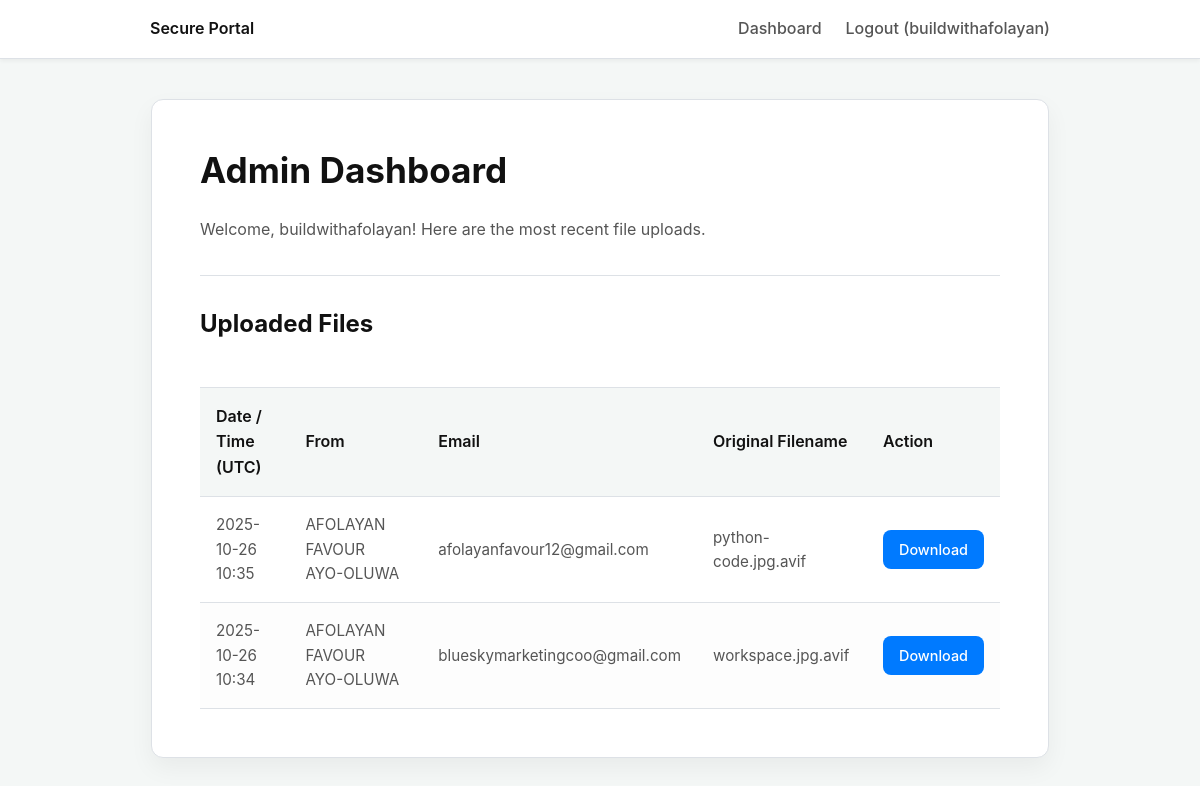
The app's page /admin/dashboard (signed in), older data.
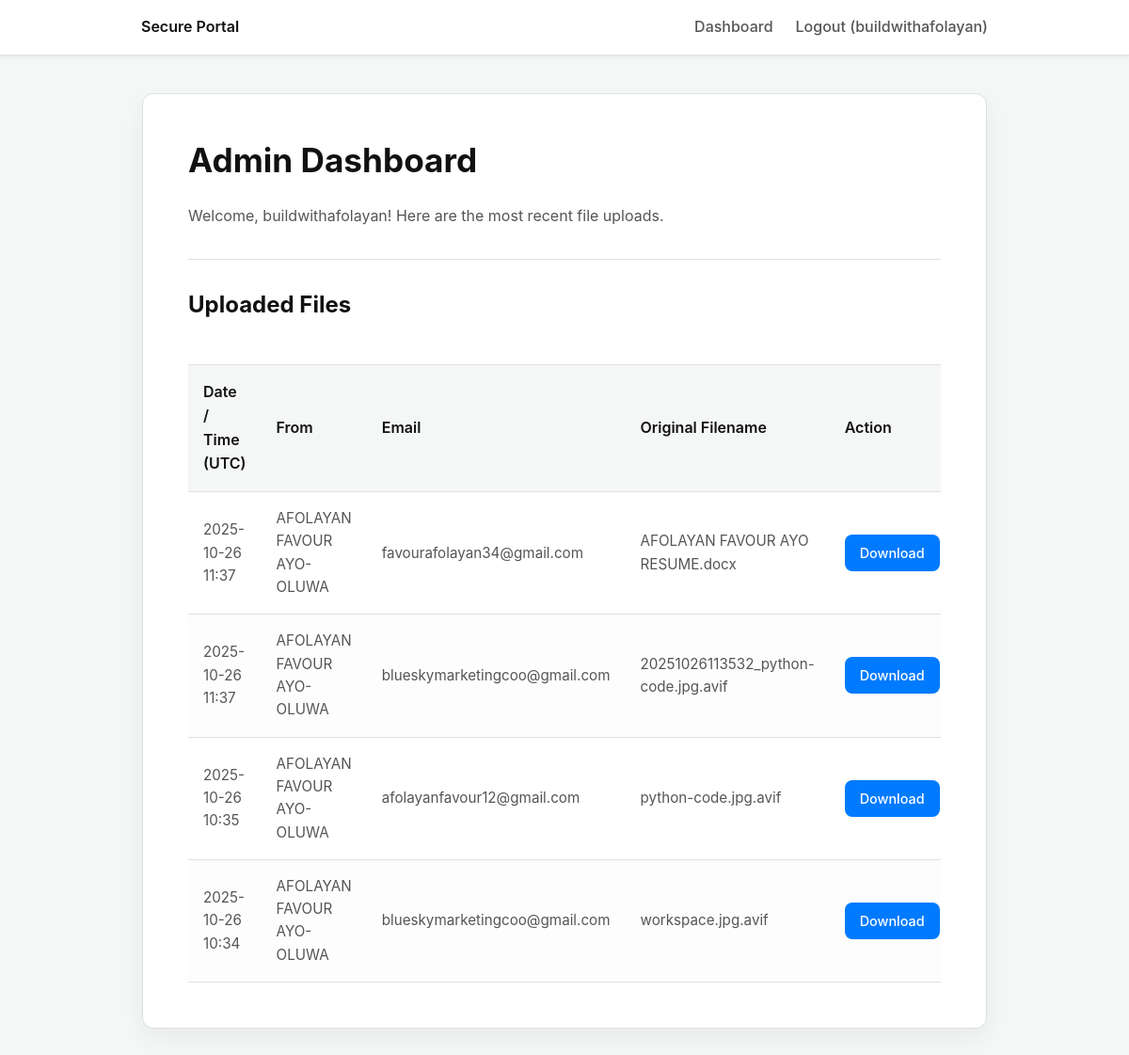
The same page, newer data.
### app.py (models this page shows, shortened)
class User(db.Model, UserMixin):
    id = db.Column(db.Integer, primary_key=True)
    username = db.Column(db.String(80), unique=True, nullable=False)
    password_hash = db.Column(db.String(60), nullable=False)

class FileUpload(db.Model):
    id = db.Column(db.Integer, primary_key=True)
    client_name = db.Column(db.String(100), nullable=False)
    client_email = db.Column(db.String(100), nullable=False)
    original_filename = db.Column(db.String(255), nullable=False)
    saved_filename = db.Column(db.String(255), nullable=False, unique=True)
    upload_timestamp = db.Column(db.DateTime, nullable=False, default=datetime.utcnow)

### app.py (the view)
@app.route('/admin/dashboard')
@login_required
def dashboard():
    all_files = FileUpload.query.order_by(FileUpload.upload_timestamp.desc()).all()
    return render_template('dashboard.html', files=all_files)

### app.py (called while the page is built)
@login_manager.user_loader
def load_user(user_id):
    return User.query.get(int(user_id))

### templates/dashboard.html (shortened to what this page needs)
{% extends "base.html" %}
{% block content %}
    <h1>Admin Dashboard</h1>
    <p>Welcome, {{ current_user.username }}! Here are the most recent file uploads.</p>
    <hr>
    <h2>Uploaded Files</h2>
    <div style="overflow-x:auto;"> <table>
            <thead>
                <tr>
                    <th>Date / Time (UTC)</th>
                    <th>From</th>
                    <th>Email</th>
                    <th>Original Filename</th>
                    <th>Action</th>
                </tr>
            </thead>
            <tbody>
                {% for file in files %}
                <tr>
                    <td>{{ file.upload_timestamp.strftime('%Y-%m-%d %H:%M') }}</td>
                    <td>{{ file.client_name }}</td>
                    <td>{{ file.client_email }}</td>
                    <td>{{ file.original_filename }}</td>
                    <td>
                        <a href="{{ url_for('download_file', filename=file.saved_filename) }}" class="btn">
                            Download
                        </a>
                    </td>
                </tr>
                {% else %}
                <tr>
                    <td colspan="5" style="text-align: center;">No files have been uploaded yet.</td>
                </tr>
                {% endfor %}
            </tbody>
        </table>
    </div>
{% endblock %}

### templates/base.html (shortened to what this page needs)
<!DOCTYPE html>
<html lang="en">
<head>
    <link rel="stylesheet" href="{{ url_for('static', filename='style.css') }}">
</head>
<body>
    <nav>
        <div class="container">
            <a href="{{ url_for('upload_file') }}">Secure Portal</a>
            <ul>
                {% if current_user.is_authenticated %}
                    <li><a href="{{ url_for('dashboard') }}">Dashboard</a></li>
                    <li><a href="{{ url_for('logout') }}">Logout ({{ current_user.username }})</a></li>
                {% else %}
                    <li><a href="{{ url_for('upload_file') }}">Upload</a></li>
                    <li><a href="{{ url_for('login') }}">Admin Login</a></li>
                {% endif %}
            </ul>
        </div>
    </nav>
    <div class="content-wrapper">
        {% block content %}{% endblock %}
    </div>
</body>
</html>

### static/style.css (style rules this page uses)
:root { --background: #f4f7f6; --card-bg: #ffffff; --border: #dde1e6; --text: #555555; --heading: #111111; --accent: #007aff; --accent-hover: #0056b3; --success-bg: #e6f7ec; --success-text: #228b22; --success-border: #b7e1cd; --error-bg: #fbebeb; --error-text: #c0392b; --error-border: #f1c0c0; --info-bg: #e5f3ff; --info-text: #007aff; --info-border: #b8d9f9; }
body { font-family: -apple-system, BlinkMacSystemFont, "Segoe UI", Roboto, sans-serif; line-height: 1.6; background: var(--background); color: var(--text); margin: 0; padding: 0; }
h1, h2 { color: var(--heading); margin-top: 0; line-height: 1.3; }
h1 { font-size: 2.2rem; }
h2 { font-size: 1.5rem; margin-bottom: 1.5rem; }
p { color: var(--text); margin-top: 0; margin-bottom: 1.5rem; }
a { color: var(--accent); text-decoration: none; transition: color 0.2s; }
hr { border: none; border-top: 1px solid var(--border); margin: 2rem 0; }
nav { background: var(--card-bg); border-bottom: 1px solid var(--border); padding: 1rem 0; box-shadow: 0 2px 4px rgba(0,0,0,0.05); }
nav .container { max-width: 900px; margin: 0 auto; display: flex; justify-content: space-between; align-items: center; padding: 0 1rem; }
nav a { color: var(--heading); font-weight: 600; }
nav ul { list-style: none; margin: 0; padding: 0; display: flex; gap: 1.5rem; }
nav ul a { color: var(--text); font-weight: 500; transition: color 0.2s; }
.content-wrapper { max-width: 800px; margin: 2.5rem auto; padding: 3rem; background: var(--card-bg); border-radius: 12px; border: 1px solid var(--border); box-shadow: 0 10px 25px rgba(0, 0, 0, 0.05); }
.btn { display: inline-block; width: 100%; box-sizing: border-box; padding: 0.9rem 1.8rem; background: var(--accent); color: #fff; border: none; cursor: pointer; text-decoration: none; border-radius: 8px; font-size: 1rem; font-weight: 600; text-align: center; transition: background-color 0.2s, transform 0.1s; }
table { width: 100%; border-collapse: collapse; margin-top: 1.5rem; }
th, td { padding: 1rem; border-bottom: 1px solid var(--border); text-align: left; vertical-align: middle; }
th { border-top: 1px solid var(--border); background: var(--background); color: var(--heading); font-weight: 600; }
tbody tr:nth-child(even) { background: #fdfdfd; }
td { font-size: 0.95rem; color: var(--text); }
td .btn { width: auto; padding: 0.5rem 1rem; font-size: 0.9rem; font-weight: 500; }

Row changes from the older to the newer data that the page shows:
added FileUpload: upload_timestamp "2025-10-26 11:37", client_name "AFOLAYAN FAVOUR AYO-OLUWA", client_email "favourafolayan34@gmail.com", original_filename "AFOLAYAN FAVOUR AYO RESUME.docx"
added FileUpload: upload_timestamp "2025-10-26 11:37", client_name "AFOLAYAN FAVOUR AYO-OLUWA", client_email "blueskymarketingcoo@gmail.com", original_filename "20251026113532_python-code.jpg.avif"
